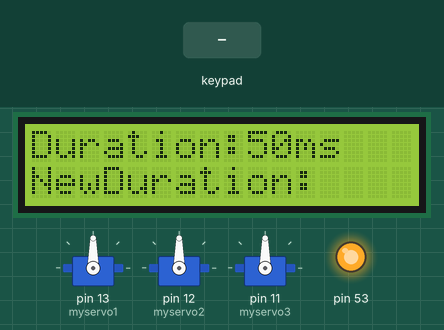
This sketch was run on a simulated Arduino Mega 2560, built with avr-gcc and run on an emulated ATmega2560. Shown: 16×2 character LCD, 3 × servo, output pins drawn as LEDs (lit = HIGH). Inputs (shaded band) come from the test bench. Pins used as bus, display or sensor lines are not drawn; what the sketch prints to the serial monitor is not drawn.

Above: at 1.2 s.
1.3 s: key '/' pressed
At 2.7 s:
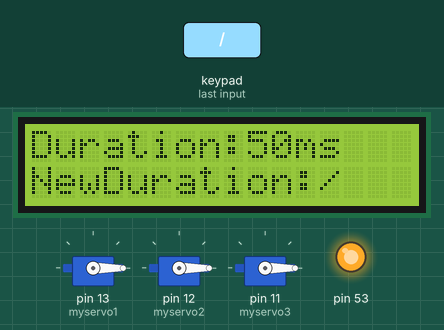
3.1 s: keypad keys 7 + 5 = pressed 1.039 s apart
At 6.2 s:
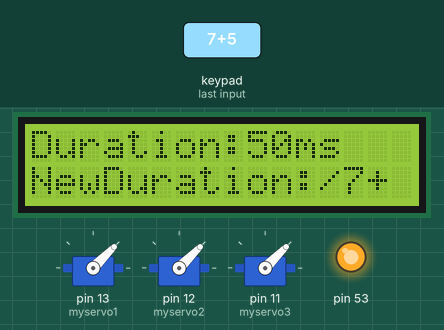
8.7 s: key '*' pressed
11.5 s: keypad keys 6 * 7 = pressed 1.039 s apart
At 17.0 s:
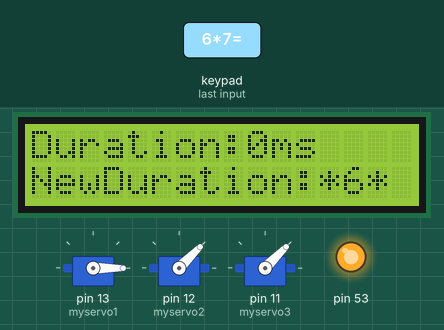
17.1 s: key 'C' pressed
19.6 s: key '+' pressed
At 25.5 s:
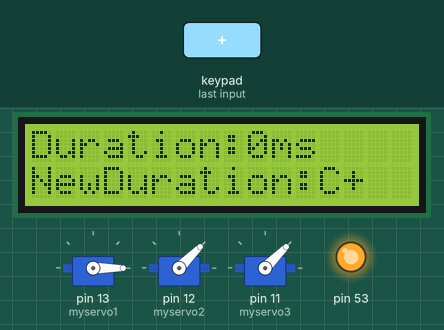
Timing chart, 0 to 25.7 s (numbered marks = the images above; inputs shaded):
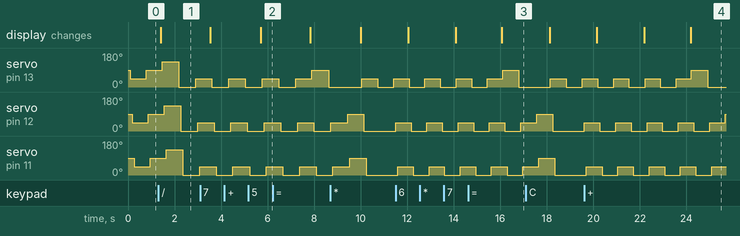

Measured:
- after the input at 1.3 s, the display: changes after 0.10 s (image 1)
- after the input at 3.1 s, the display: first changes after 0.43 s (image 2 shows a later state)
- after the input at 11.5 s, the display: first differs from a run without the input after 2.6 s (image 3 shows a later state)
- after the input at 19.6 s, the display: first differs from a run without the input after 4.6 s (image 4)
- by itself, servo on pin 12 (myservo2): repeats every 1.3 s: 0° 0.68 s, 45° 0.66 s
- by itself, servo on pin 11 (myservo3): alternates 45° for 0.67 s and 0° for 0.67 s

The sketch:

Master.ino
```cpp
// Keypad Setup
#include <Keypad.h>

const byte ROWS = 4;
const byte COLS = 4;
char keys[ROWS][COLS] = {
  {'7', '8', '9', '/'},
  {'4', '5', '6', '*'},
  {'1', '2', '3', '-'},
  {'C', '0', '=', '+'}
};
byte rowPins[ROWS] = {22, 23, 24, 25};
byte colPins[COLS] {26, 27, 28, 29};
Keypad keypad = Keypad(makeKeymap(keys), rowPins, colPins, ROWS, COLS);
String input = "";


// LCD Setup
#include <LiquidCrystal.h>

#define RS 10
#define E 9
#define D4 8
#define D5 7
#define D6 6
#define D7 5

LiquidCrystal lcd(RS, E, D4, D5, D6, D7);

// Servo Setup
#include <Servo.h>

Servo myservo1;  // create servo object to control a servo
int pos1 = 0;    // variable to store the servo position
int step1 = 45;  // Servo motor step, after each iteration

Servo myservo2;  // create servo object to control a servo
int pos2 = 0;    // variable to store the servo position
int step2 = 45;  // Servo motor step, after each iteration

Servo myservo3;  // create servo object to control a servo
int pos3 = 0;    // variable to store the servo position
int step3 = 45;  // Servo motor step, after each iteration

// SPI Setup
#include <SPI.h>

#define MESSAGE_MAX 20
#define SS1 45
#define SS2 46

// Reaction Settings
int duration = 50;
int threshTemp = 155; // Temperature threshhold
int roomTemp = 25;
int max_q = 3; // Maximum q
int temp1, temp2, temp3;

void setup() {
  // put your setup code here, to run once:
  Serial.begin(9600);
  Serial.println("Temperature controller starting...");

  // LCD Start
  lcd.begin(16, 2);
  lcd.clear();
  lcd.setCursor(0, 0);
  lcd.print("Duration:" + String(duration) + "ms");
  lcd.setCursor(0, 1);
  lcd.print("NewDuration:");

  // Temperature Setup
  temp1 = 30;
  temp2 = 35;
  temp3 = 37;

  // Servo attachment
  myservo1.attach(13, 1000, 2000);  // attaches the first servo on pin 13 to the servo object
  myservo2.attach(12, 1000, 2000);  // attaches the second servo on pin 12 to the servo object
  myservo3.attach(11, 1000, 2000);  // attaches the third servo on pin 11 to the servo object


  // SPI
  pinMode(SS1, OUTPUT);
  pinMode(SS2, OUTPUT);
  digitalWrite(SS1, HIGH);
  digitalWrite(SS2, HIGH);
  SPI.begin();
  SPI.setClockDivider(SPI_CLOCK_DIV8);
}

void loop() {
  // put your main code here, to run repeatedly:
  reaction1();
  reaction2();
  reaction3();

  if ((temp1 > threshTemp) || (temp2 > threshTemp) || (temp3 > threshTemp)){
    // Notify other Arduinos to stop their work
    Serial.println("Sending Alarm to SS1");
    sendInt(1, SS1);
    delay(25);

    Serial.println("Sending Alarm to SS2");
    sendInt(1, SS2);
    delay(25);
  }
  else {
    // Send 0 to other arduinos, meaning everything is fine
    sendInt(0, SS1);
    delay(25);
    sendInt(0, SS2);
    delay(25);
  }

  char key = keypad.getKey();
  if (key){
    Serial.println("New Key: " + String(key));
    if (key == '='){
      duration = input.toInt();
      input = "";
      lcd.clear();
      lcd.setCursor(0, 0);
      lcd.print("Duration:" + String(duration) + "ms");
      lcd.setCursor(0, 1);
      lcd.print("NewDuration:");
    }
    else{
      input += key;
      lcd.print(key);
    }
  }

  Serial.println();
  delay(duration);
}

// Do Reaction 1, Update Temperature and Servo Motor Position for Reaction 1
void reaction1(){
  // generating energy
  double q = ((double) pos1 / 180) * max_q;
  temp1 = temp1 + temp1 * q;

  // releasing energy
  if (temp1 > roomTemp){
    temp1 -= ((double) (temp1 - roomTemp) / 100) * 30;
  }
  Serial.println("Reaction 1 Temperature: " + String(temp1));

  if (temp1 > threshTemp){
    Serial.println("    Reaction 1 Temperature too High! Decreasing Servo Angle");
    pos1 = 0;
  }
  else{
    Serial.println("    Reaction 1 Temperature OK, Increasing Servo Angle");
    pos1 = pos1 + step1;
    if (pos1 > 180){
      pos1 = 180;
    }
  }
  myservo1.write(pos1);
}

// Update Temperature and Servo Motor Position for Reaction 2
void reaction2(){
  // generating energy
  double q = ((double) pos2 / 180) * max_q;
  temp2 = temp2 + temp2 * q;

  // releasing energy
  if (temp2 > roomTemp){
    temp2 -= ((double) (temp2 - roomTemp) / 100) * 30;
  }
  Serial.println("Reaction 2 Temperature: " + String(temp2));

  if (temp2 > threshTemp){
    Serial.println("    Reaction 2 Temperature too High! Decreasing Servo Angle");
    pos2 = 0;
  }
  else{
    Serial.println("    Reaction 2 Temperature OK, Increasing Servo Angle");
    pos2 = pos2 + step2;
    if (pos2 > 180){
      pos2 = 180;
    }
  }

  myservo2.write(pos2);
}

// Update Temperature and Servo Motor Position for Reaction 3
void reaction3(){
  // generating energy
  double q = ((double) pos3 / 180) * max_q;
  temp3 = temp3 + temp3 * q;
  // releasing energy
  if (temp3 > roomTemp){
    temp3 -= ((double) (temp3 - roomTemp) / 100) * 30;
  }
  Serial.println("Reaction 3 Temperature: " + String(temp3));

  if (temp3 > threshTemp){
    Serial.println("    Reaction 3 Temperature too High! Decreasing Servo Angle");
    pos3 = 0;
  }
  else{
    Serial.println("    Reaction 3 Temperature OK, Increasing Servo Angle");
    pos3 = pos3 + step3;
    if (pos3 > 180){
      pos3 = 180;
    }
  }

  myservo3.write(pos3);
}

// Send an integer to the chosen slave
void sendInt(int data, int SS_pin){
  // take the SS pin low to select the chip:
  digitalWrite(SS_pin, LOW);
  delay(100);
  //  send in the address and value via SPI:
  SPI.transfer(data);
  delay(100);
  // take the SS pin high to de-select the chip:
  digitalWrite(SS_pin, HIGH);
}
```
